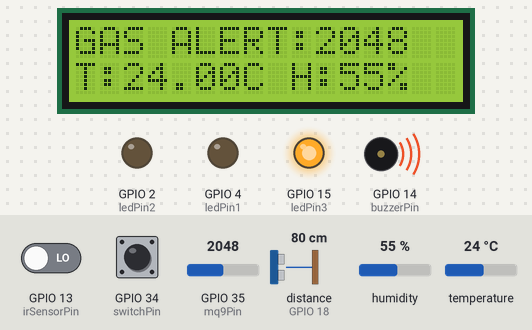
The sketch below on a simulated ESP32. On the bench: 16×2 character LCD, output pins drawn as LEDs (lit = HIGH), buzzer (waves = sounding, pin HIGH). Inputs (shaded band) come from the test bench; at power-on: distance to the obstacle (sensor on GPIO 18) 80 cm, temperature 24 °C, GPIO 35 (mq9Pin) = 2048, GPIO 13 (irSensorPin) LOW, GPIO 34 (switchPin) LOW, humidity 55 %. The echo pulse lasts 58.3 µs per cm; WiFi joins after 1.5 s; servers stay silent unless stated.

Above: at 3.0 s.
3.1 s: distance to the obstacle (sensor on GPIO 18) set to 197 cm
5.2 s: distance to the obstacle (sensor on GPIO 18) set to 203 cm
At 7.0 s:
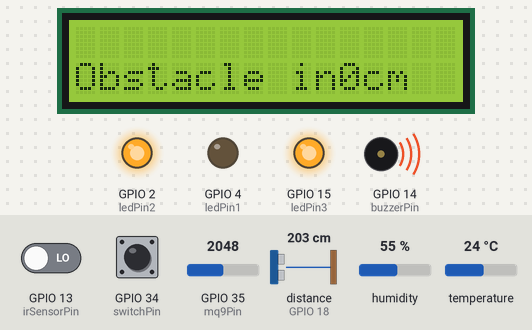
11.4 s: temperature set to 39 °C
13.7 s: temperature set to 42 °C
At 16.9 s:
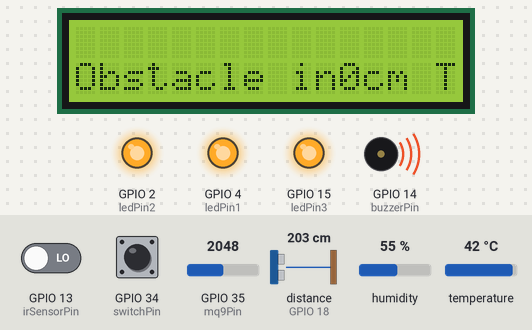
19.9 s: GPIO 35 (mq9Pin) set to 1965
At 24.4 s:
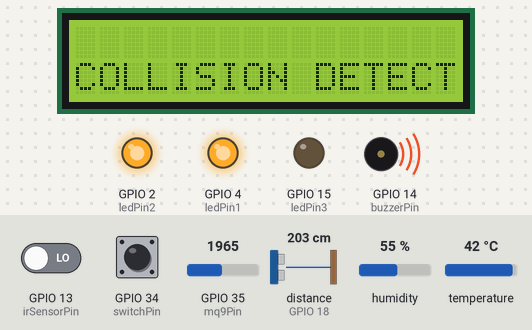
26.1 s: GPIO 13 (irSensorPin) driven HIGH
At 29.5 s:
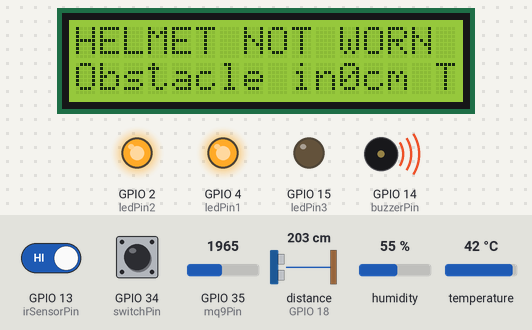
Timing chart, 0 to 31.0 s (numbered marks = the images above; inputs shaded):
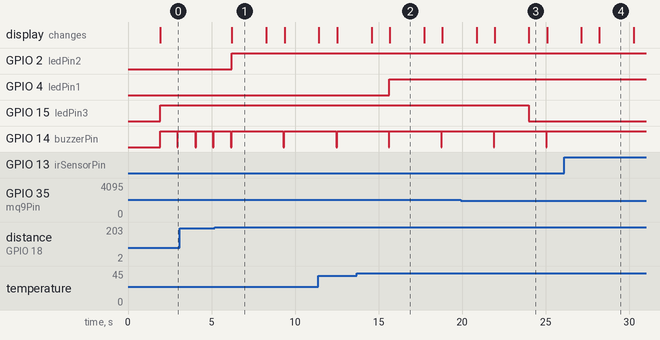

The sketch:

MPCODE.ino
```cpp
#include <Wire.h>
#include <LiquidCrystal_I2C.h>
#include <DHT.h>
#include <NewPing.h>
#include <WiFi.h>
#include <WiFiClient.h>
#include <BlynkSimpleEsp32.h>

#define BLYNK_TEMPLATE_ID "TMPL3TtpfP8fr"
#define BLYNK_TEMPLATE_NAME "Coal Mine Monitor"
#define BLYNK_AUTH_TOKEN "wy2x3OoRcfJ5TvM8-rHFkhrXXPvt2vRT"

#define DHTPIN 27
#define DHTTYPE DHT11
#define MAX_DISTANCE 200
DHT dht(DHTPIN, DHTTYPE);

char auth[] = "wy2x3OoRcfJ5TvM8-rHFkhrXXPvt2vRT";
char ssid[] = "SUNILBK";
char pass[] = "sunilkiranbk";

const int irSensorPin = 13;
const int buzzerPin = 14;
const int ledPin1 = 4;
const int ledPin2 = 2;
const int TRIGGER_PIN = 5;
const int ECHO_PIN = 18;
const int mq9Pin = 35;
const int ledPin3 = 15;
const int switchPin = 34;

LiquidCrystal_I2C lcd(0x27, 16, 2);
NewPing sonar(TRIGGER_PIN, ECHO_PIN, MAX_DISTANCE);


void setup() {
pinMode(irSensorPin, INPUT);
pinMode(buzzerPin, OUTPUT);
pinMode(ledPin1, OUTPUT);
pinMode(ledPin2, OUTPUT);
pinMode(TRIGGER_PIN, OUTPUT);
pinMode(ECHO_PIN, INPUT);
pinMode(ledPin3, OUTPUT);
pinMode(switchPin, INPUT);

Serial.begin(115200);
Blynk.begin(auth, ssid, pass);
lcd.init();
lcd.backlight();
dht.begin();
}


void loop() {
int irSensorValue = digitalRead(irSensorPin);
float temp = dht.readTemperature();
int humidity = dht.readHumidity();
int mq9Value = analogRead(mq9Pin);
Blynk.run();

  Blynk.virtualWrite(V0, temp);
  Blynk.virtualWrite(V1, humidity);
  Blynk.virtualWrite(V2, mq9Value);


//IR SENSOR
if (irSensorValue == HIGH) {
lcd.setCursor(0, 0);
lcd.print("HELMET NOT WORN");
digitalWrite(buzzerPin, HIGH);
Blynk.virtualWrite(V4, 0);


} else {
digitalWrite(buzzerPin, LOW);
lcd.setCursor(0, 0);
lcd.print("               ");
Blynk.virtualWrite(V4, 1);
}

//DHT11 SENSOR
if (temp > 40) {
  Blynk.virtualWrite(V6, 1);
lcd.setCursor(0, 1);
lcd.print("High temp!!");
digitalWrite(buzzerPin, HIGH);
digitalWrite(ledPin1, HIGH);
} else {
  Blynk.virtualWrite(V6, 0);
lcd.setCursor(0, 1);
lcd.print("T:");
lcd.print(temp);
lcd.print("C H:");
lcd.print(humidity);
lcd.print("%  ");
digitalWrite(ledPin1, LOW);
}

//ULTRASONIC SENSOR
unsigned int distance = sonar.ping_cm();
if (distance < 30) {
  Blynk.virtualWrite(V3, distance);
lcd.setCursor(0, 1);
lcd.print("Obstacle in");
lcd.print(distance);
lcd.print("cm ");
digitalWrite(ledPin2, HIGH);
digitalWrite(buzzerPin, HIGH);
if (distance < 2) {
unsigned long startTime = millis();
while (sonar.ping_cm() < 2 && millis() - startTime < 2000) {
delay(1000);
}
if (millis() - startTime >= 2000) {
lcd.setCursor(0, 1);
lcd.print("COLLISION DETECTED");
digitalWrite(ledPin2, HIGH);
  Blynk.logEvent("collision_detected");
}
}
} else {
digitalWrite(ledPin2, LOW);
digitalWrite(buzzerPin, LOW);
}

//MQ9 GAS SENSOR
if (mq9Value > 2000) {
  Blynk.logEvent("gas_detected");
lcd.setCursor(0, 0);
lcd.print("GAS ALERT:");
lcd.print(mq9Value);
digitalWrite(buzzerPin, HIGH);
digitalWrite(ledPin3, HIGH);
} else {
digitalWrite(ledPin3, LOW);
}

// Switch
  if (digitalRead(switchPin) == HIGH)
  {
    Blynk.logEvent("panic_switch");
    Blynk.virtualWrite(V5, 1);
    lcd.clear();
    lcd.setCursor(0, 0);
    lcd.print("ALERT SENT!!");
    delay(2000);
    lcd.clear();
  }
  else {
   Blynk.virtualWrite(V5, 0);
  }
delay(1000);
}
```

Measured:
- the behaviour switches between 200 and 201 cm on distance to the obstacle (sensor on GPIO 18) (found by bisection; images 0 and 1)
- the behaviour switches between 40 and 41 °C on temperature (found by bisection; images 1 and 2)
- the behaviour switches between 2001 and 2000 on GPIO 35 (mq9Pin) (found by bisection; images 2 and 3)
- after the input at 5.2 s, GPIO 2 (ledPin2): LOW → HIGH after 1.0 s; GPIO 14 (buzzerPin): HIGH → LOW after 4.1 s, → HIGH 0.06 s later; the display: changes after 1.0 s (image 1)
- after the input at 13.7 s, GPIO 4 (ledPin1): LOW → HIGH after 1.9 s; the display: first differs from a run without the input after 2.0 s (image 2)
- after the input at 19.9 s, GPIO 15 (ledPin3): HIGH → LOW after 4.1 s; the display: first differs from a run without the input after 4.1 s (image 3)
- after the input at 26.1 s, GPIO 14 (buzzerPin): stops changing and stays HIGH; the display: first differs from a run without the input after 2.1 s (image 4)
- by itself, GPIO 14 (buzzerPin): alternates HIGH for 1.0 s and LOW for 0.06 s
